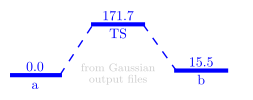

Write the Python code that produced this figure.
import pyle.energetics as energetics
import pyle.profile as profile
from molmod.units import kjmol

# Energies are obtained from a CSV file
e = energetics.csv('test2.csv')
# Clean the input. Extra arguments are parsed to
# the parser function. In this case, an electronic
# energy is parsed from a Gaussian output file
# instead of a Gibbs free energy (default).
e = energetics.parse(e, type='energy')
# Use the first bar of every profile as a reference
e = energetics.indexref(e, bar=0)
# Convert these electronic energies to kJ/mol
e = e / kjmol

# Open a canvas
canvas = profile.Canvas()
# and add the profiles
canvas.add_profiles(e)

# General bar and leap options
canvas.set_bar_style(linewidth=3.0)
canvas.set_leap_style(linestyle=':')

# Top energies are printed
canvas.set_topenergies()
# Make labels the same colour as the bars
canvas.match_labels()
# Adjust size a little bit
canvas.set_energy_scale(-5, 210)
canvas.set_size(3, 1)

# Over and out
canvas.save('test2.pdf')
